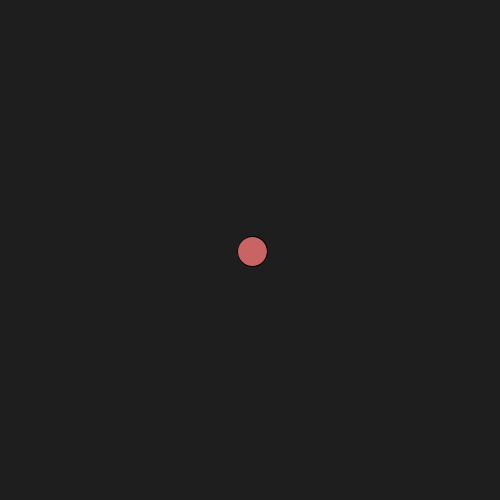
Frame 1 (no input)
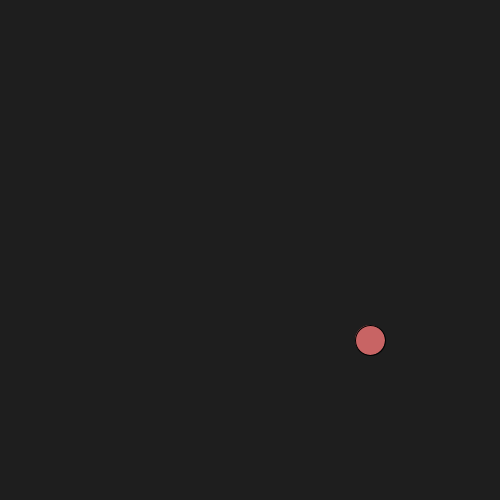
Frame 60 (the mouse pressed at the canvas centre just before this capture)
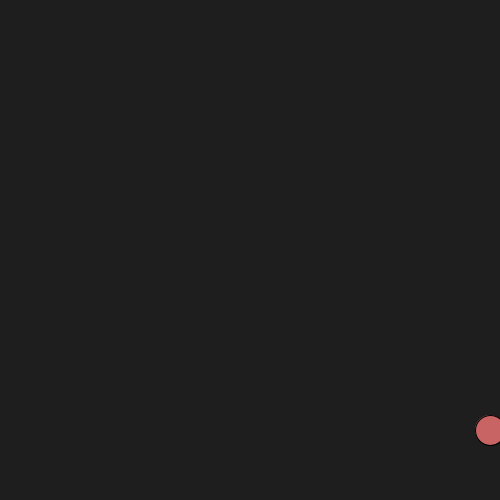
Frame 120 (the mouse held since frame 60 and released just before this capture)

The Processing sketch that drew these frames (run headless with seeded random() and noise(); from frame 60 on, the mouse is pressed at the canvas centre):

// Processing sketch: sketch_T34
// ── sketch_T34.pde
float x, y, vx, vy;
void setup() {
  size(500, 500);
  x = 250; y = 250;
  vx = 2; vy = 1.5;
}
void draw() {
  background(30);
  x += vx; y += vy;
  if (x < 0 || x > width)  vx *= -1;
  if (y < 0 || y > height) vy *= -1;
  fill(200, 100, 100);
  ellipse(x, y, 30, 30);
}
